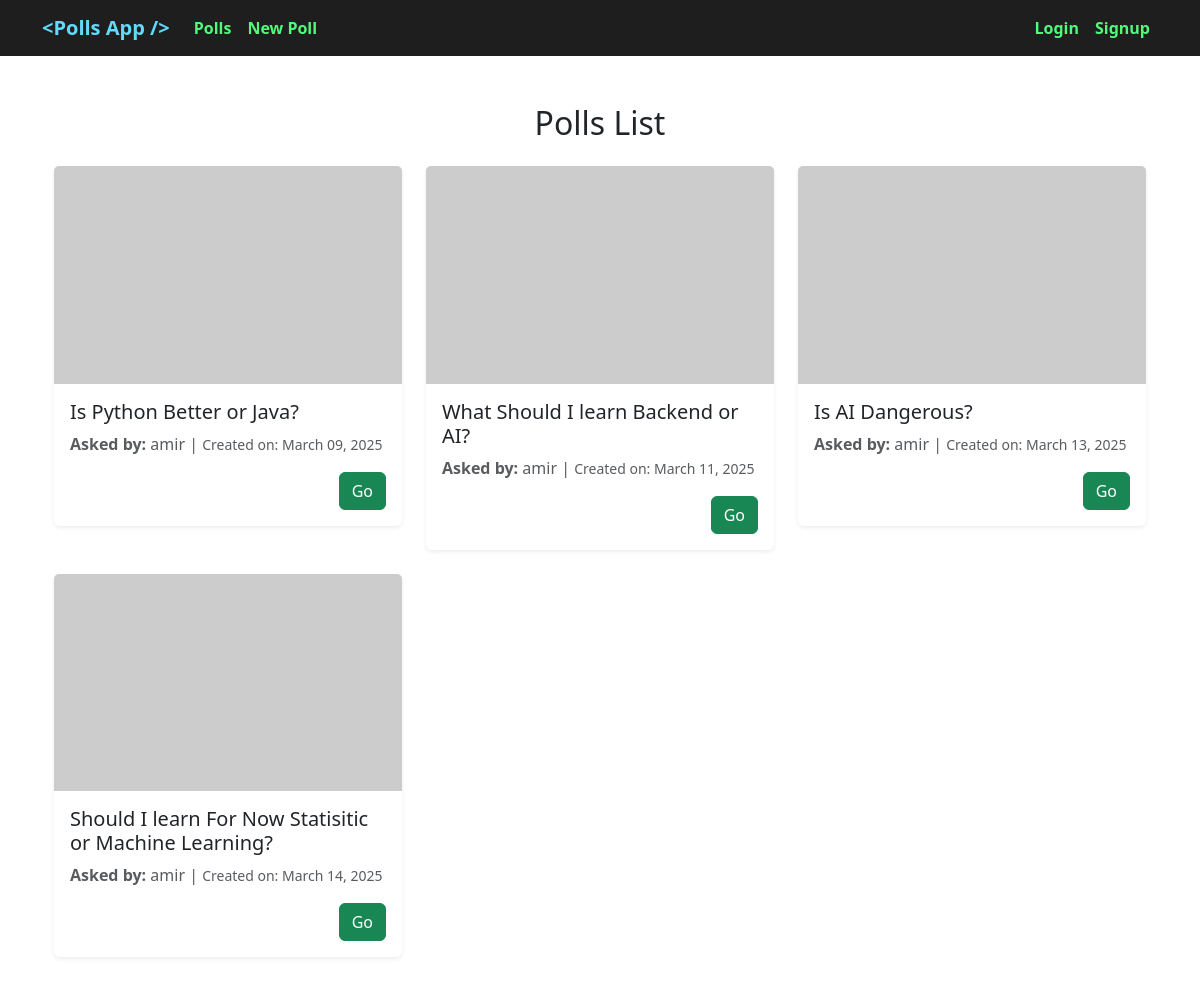
The app's page /, older data.
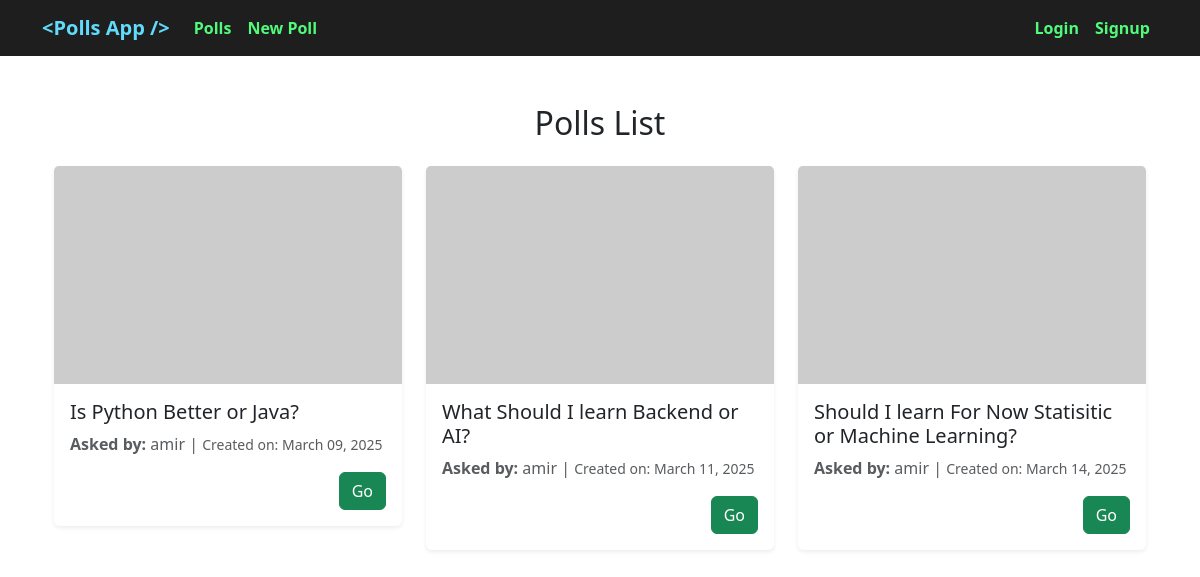
The same page, newer data.
### polls/models.py (models this page shows, shortened)
class Poll(models.Model):
    question = models.CharField(max_length=700)
    user = models.ForeignKey(get_user_model(), on_delete=models.CASCADE)
    description = models.TextField(blank=True)
    up_vote = models.PositiveIntegerField(default=0)
    down_vote = models.PositiveIntegerField(default=0)
    upvoted_by = models.ManyToManyField(get_user_model(), related_name='upvoted_polls', blank=True)
    downvoted_by = models.ManyToManyField(get_user_model(), related_name='downvoted_polls', blank=True)
    datetime_created = models.DateTimeField(auto_now_add=True)
    datetime_modified = models.DateTimeField(auto_now=True)
    def get_absolute_url(self):
        return reverse('poll_detail', kwargs={'pk': self.pk})

### accounts/models.py (models this page shows)
class CustomUser(AbstractUser):
    ROLE_CHOICES = [
        ('M', 'Manager'),
        ('E', 'Employee'),
        ('S', 'Student'),
        ('O', 'Other'),
    ]
    role = models.CharField(choices=ROLE_CHOICES, max_length=1, default=ROLE_CHOICES[3][0])

### polls/views.py (the view)
# urls.py: path('', poll_list_view, name='polls_list'),
def poll_list_view(request):
    polls = Poll.objects.all()
    return render(request, 'polls/polls_list.html', context={'polls': polls})

### polls/templates/polls/polls_list.html (shortened to what this page needs)
{% extends '_base.html' %}
{% block content %}
    <div class="container mt-5">
        <h2 class="text-center mb-4">Polls List</h2>
        <div class="row">
            {% for poll in polls %}
                <div class="col-md-4 mb-4">
                    <div class="card shadow-sm border-0 rounded">
                        <img src="https://placehold.co/400x250" class="card-img-top" alt="Poll Image">
                        <div class="card-body d-flex flex-column">
                            <h5 class="card-title">{{ poll.question }}</h5>
                            <p class="card-text text-muted"><strong>Asked by:</strong> {{ poll.user }} | <small>Created
                                on:</strong> {{ poll.datetime_created|date:"F d, Y" }}</small></p>
                            <div class="mt-auto d-flex justify-content-end">
                                <a href="{{ poll.get_absolute_url }}" class="btn btn-success">Go</a>
                            </div>
                        </div>
                    </div>
                </div>
            {% endfor %}
        </div>
    </div>
{% endblock content %}

Row changes from the older to the newer data that the page shows:
removed Poll: question "Is AI Dangerous?", user "amir", datetime_created "March 13, 2025"
